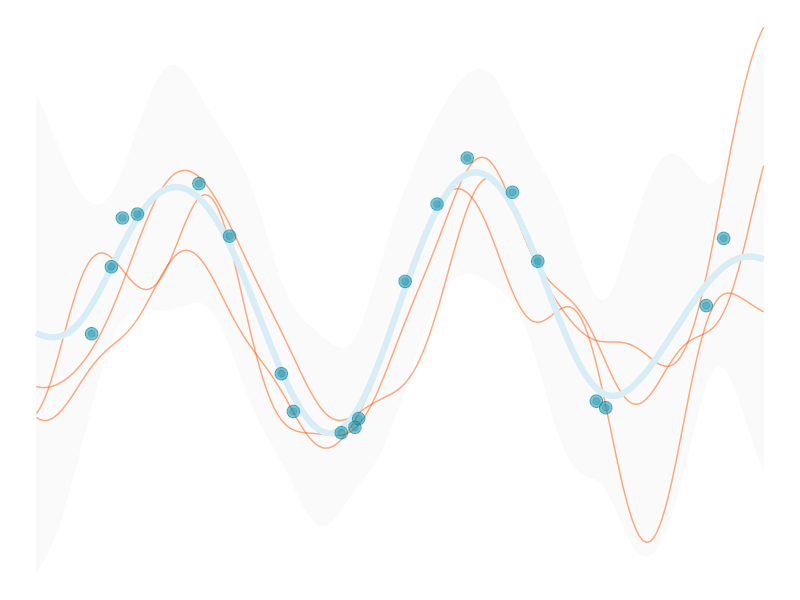

Write R code to recreate this figure.
## ---- chunk 1
knitr::opts_chunk$set(
  echo = FALSE,
  dev.args = list(bg = 'transparent'),
  # dev='svglite',
  # fig.align='center',
  #out.width='75%', fig.asp=.75,
  cache.rebuild = F,
  cache = F
)

library(tidyverse)
## ---- chunk 2
# the mean function; in this case mean=0
muFn = function(x){
  x = sapply(x, function(x) x=0)
  x
}

# The covariance function; here it is the squared exponential kernel.

Kfn = function(x, y=NULL, l=1, sigmaf=1, sigman=.5){
  if (!is.null(y)) {
    sigmaf * exp( -(1/(2*l^2)) * as.matrix(dist(x, upper=T, diag=T)^2) ) + 
      sigman*diag(length(x))    
  } else {
    sigmaf * exp( -(1/(2*l^2)) * as.matrix(dist(x, upper=T, diag=T)^2) )
  }  
}

#####################
### Preliminaries ###
#####################

l = 1           # for l, sigmaf, sigman, see note at covariance function
sigmaf = 1      
sigman = .25 
keps = 1e-8     # see note at Kstarstar
nprior = 5      # number of prior draws
npostpred = 3   # number of posterior predictive draws


####################################
### generate noisy training data ###
####################################

Xtrain = 15*(runif(20)-.5)  
nTrain = length(Xtrain)
ytrain = sin(Xtrain) + rnorm(n=nTrain, sd=.1)  # kept sine function for comparison to noise free result

Xtest = seq(-7.5, 7.5, length=200)
nTest = length(Xtest)

#####################################
### generate posterior predictive ###
#####################################

### Create Ky, K*, and K** matrices as defined in the texts
Ky = Kfn(x=Xtrain, y=ytrain, l=l, sigmaf=sigmaf, sigman=sigman)
K_ = Kfn(c(Xtrain, Xtest), l=l, sigmaf=sigmaf, sigman=sigman)                    # initial matrix
Kstar = K_[1:nTrain, (nTrain+1):ncol(K_)]                                        # dim = N x N*
tKstar = t(Kstar)                                                                # dim = N* x N
Kstarstar = K_[(nTrain+1):nrow(K_), (nTrain+1):ncol(K_)] + keps*diag(nTest)      # dim = N* x N*; the keps part is for positive definiteness
Kyinv = solve(Ky)

# calculate posterior mean and covariance
postMu = muFn(Xtest) + tKstar %*% Kyinv %*% (ytrain-muFn(Xtrain))
postCov = Kstarstar - tKstar %*% Kyinv %*% Kstar
s2 = diag(postCov)
# R = chol(postCov)  
# L = t(R)      # L is used in alternative formulation below based on gaussSample.m

# generate draws from posterior predictive
y2 = data.frame(t(mvtnorm::rmvnorm(npostpred, mean=postMu, sigma=postCov)))
# y2 = data.frame(replicate(npostpred, postMu + L %*% rnorm(postMu))) # alternative

#################################
### Posterior predictive plot ###
#################################

# reshape data for plotting
gdat = data.frame(x=Xtest, y=y2, fmean=postMu, selower=postMu-2*sqrt(s2), seupper=postMu+2*sqrt(s2)) %>% 
  gather(key=variable, value=value, -x, -fmean,-selower, -seupper)

ggplot(aes(x=x, y=value), data=gdat) + 
  geom_ribbon(aes(ymin=selower, ymax=seupper,group=variable), fill='gray98') +
  geom_line(aes(group=variable), color='#FF5500', alpha=.5) +
  geom_line(aes(group=variable, y=fmean), color='#d9edf7', size=2) +
  geom_point(aes(x=Xtrain, y=ytrain), data=data.frame(Xtrain, ytrain), size=4, color='#0085a1', alpha=.5) +
  geom_point(aes(x=Xtrain, y=ytrain), data=data.frame(Xtrain, ytrain), size=2, color='#0085a1', alpha=.25) +
  # labs(title='Posterior Predictive') +
  theme_void()
